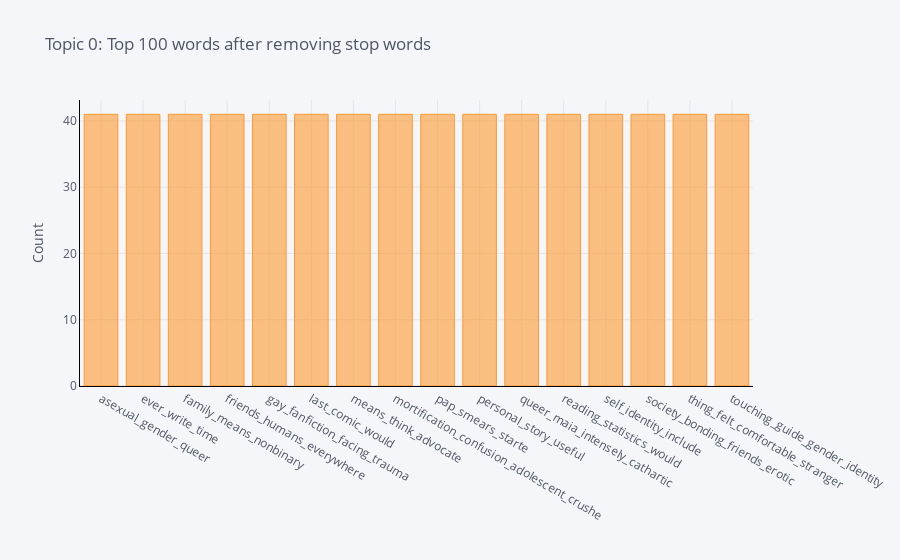

The notebook cell saved with this chart:
### Markdown cell above
# Plot a Model
plot_model() function can be used to analyze the overall corpus or only specific topics extracted through topic model. Hence the function plot_model() can also work without passing any trained model object.

### Code cell
plot_model(nmf)

### Figure 1 — Plotly figure (JSON) as saved in the notebook; plotly's stock layout.template omitted (floating-point values rounded to 4 significant figures)
{"data": [{"marker": {"color": "rgba(255, 153, 51, 0.6)", "line": {"color": "rgba(255, 153, 51, 1.0)", "width": 1}}, "name": "count", "orientation": "v", "text": "", "type": "bar", "x": ["asexual_gender_queer", "ever_write_time", "family_means_nonbinary", "friends_humans_everywhere", "gay_fanfiction_facing_trauma", "last_comic_would", "means_think_advocate", "mortification_confusion_adolescent_crushe", "pap_smears_starte", "personal_story_useful", "queer_maia_intensely_cathartic", "reading_statistics_would", "self_identity_include", "society_bonding_friends_erotic", "thing_felt_comfortable_stranger", "touching_guide_gender_identity"], "y": [41, 41, 41, 41, 41, 41, 41, 41, 41, 41, 41, 41, 41, 41, 41, 41]}], "layout": {"legend": {"bgcolor": "#F5F6F9", "font": {"color": "#4D5663"}}, "paper_bgcolor": "#F5F6F9", "plot_bgcolor": "#F5F6F9", "title": {"font": {"color": "#4D5663"}, "text": "Topic 0: Top 100 words after removing stop words"}, "xaxis": {"gridcolor": "#E1E5ED", "linecolor": "black", "showgrid": true, "tickfont": {"color": "#4D5663"}, "title": {"font": {"color": "#4D5663"}, "text": ""}, "zerolinecolor": "#E1E5ED"}, "yaxis": {"gridcolor": "#E1E5ED", "linecolor": "black", "showgrid": true, "tickfont": {"color": "#4D5663"}, "title": {"font": {"color": "#4D5663"}, "text": "Count"}, "zerolinecolor": "#E1E5ED"}}}
